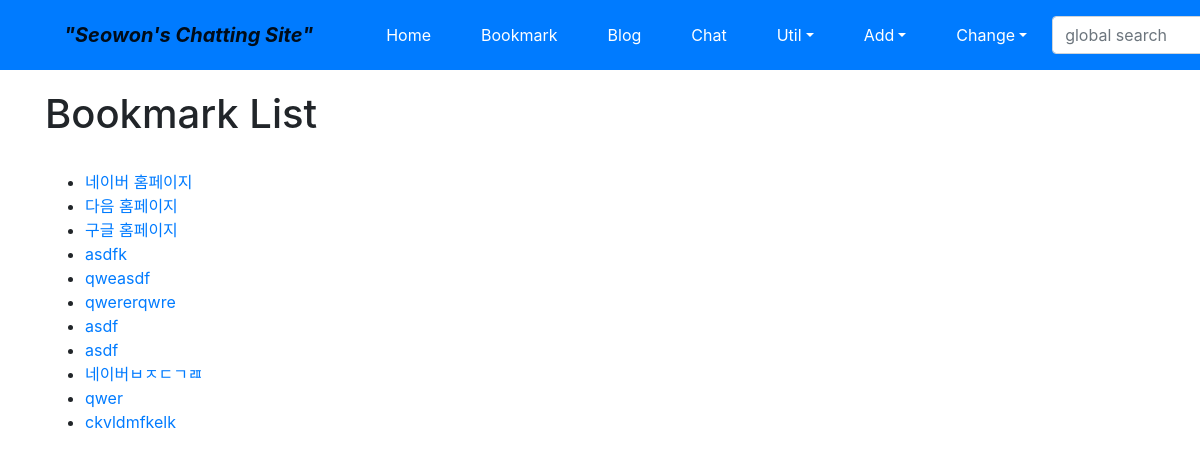
Screenshot of /bookmark/ with the database file from the repository.
### bookmark/models.py (models this page shows)
class Bookmark(models.Model):
	title = models.CharField('TITLE', max_length=100, blank=True)
	url = models.URLField('URL', unique=False)
	owner = models.ForeignKey(User, on_delete=models.CASCADE, blank=True, null=True)
	def __str__(self):
		return self.title

### bookmark/views.py (the view)
# urls.py: path('', views.BookmarkLV.as_view(), name = 'index'),
class BookmarkLV(ListView):
	model = Bookmark

### bookmark/templates/bookmark/bookmark_list.html (shortened to what this page needs)
{% extends "base.html" %}
{% block content %}
<h1>Bookmark List</h1>
<br>
<ul>
	{% for bookmark in object_list %}
		<li>
		<a href="{% url 'bookmark:detail' bookmark.id %}">{{ bookmark }}</a>
		</li>
	{% endfor %}
</ul>
{% endblock %}

### rows the page displays
Bookmark: title "네이버 홈페이지"
Bookmark: title "다음 홈페이지"
Bookmark: title "구글 홈페이지"
Bookmark: title "asdfk"
Bookmark: title "qweasdf"
Bookmark: title "qwererqwre"
Bookmark: title "asdf"
Bookmark: title "asdf"
Bookmark: title "네이버ㅂㅈㄷㄱㄿ"
Bookmark: title "qwer"
Bookmark: title "ckvldmfkelk"
